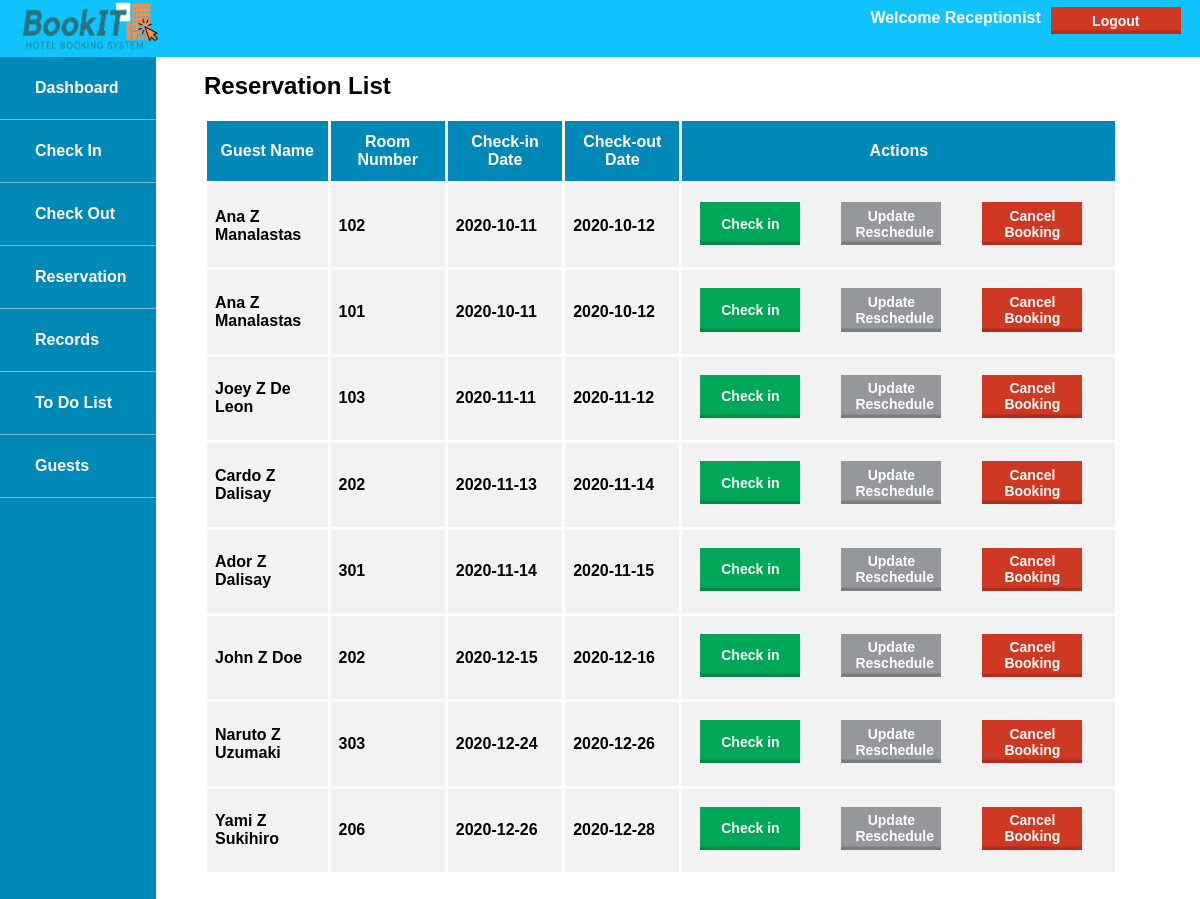
/receptionist_res-list.php, run on the app's committed database.
### tables this page shows
CREATE TABLE Guests(
            guest_id INT NOT NULL AUTO_INCREMENT PRIMARY KEY,
            date_in DATE ,
            date_out DATE ,
            guests_count INT,
            guest_status ENUM ('COMPLETE','INCOMPLETE','CANCELLED') DEFAULT 'INCOMPLETE',
            ID_type ENUM('passport','driver license','PhilHealth','SSS UMID','POSTAL','TIN','SENIOR CITIZEN','OFW','OTHERS'),
            ID_number VARCHAR(100),
            files VARCHAR(100),
            payment_id INT ,                               
            room_id INT ,   
            customer_id INT
        );

CREATE TABLE Rooms(
        room_id INT NOT NULL AUTO_INCREMENT PRIMARY KEY,
        room_status ENUM('Available', 'Used by guest','Maintenance'),
        roomtype_id INT                                                    
    );

### receptionist_res-list.php (the view, shortened to what this page needs)
<!DOCTYPE html>
<html>
    <head>
        <link rel="stylesheet" href="style.css">
    </head>
    <body>
        <header>
        <div id="header">
        <img src="assets/bookIT_Logo.png">
        <div class="right-float">
                <a>
                    <form method="post" action="#">
                        <button class="Logoutbutton" name="logout">Logout</button>
                    </form>
                </a>
            </div>
            <div class="right-float">
                <p>Welcome Receptionist  </p>
            </div>
        </div>
        </header>
        <nav>
            <ul>
                <li id="logoli"><img src="assets/bookIT_Logo.png"></li>
                <li><a href="receptionist_dashboard.php">Dashboard</a></li>
                <li><a href="receptionist_checkin.php">Check In</a></li>
                <li><a href="receptionist_checkout.php">Check Out</a></li>
                <li><a href="receptionist_reservation.php">Reservation</a></li>
                <li><a href="receptionist_records.php">Records</a></li>
                <li><a href="receptionist_toDoList.php">To Do List</a></li>
                <li><a href="receptionist_guests.php">Guests</a></li>
            </ul>
        </nav>
        <div id="content">
            <h2>Reservation List</h2>
            <br>
            <table id="Table">
              <tr>
                <th>Guest Name</th>
                <th>Room<br>Number</th>
                <th>Check-in<br>Date</th>
                <th>Check-out<br>Date</th>
                <th>Actions</th>
              </tr>
<?php
    include 'connection.php';
    $status="COMPLETE";
$sql = "SELECT CONCAT(c.fname,' ',c.MI,' ',c.lname) as name,c.fname as fname,c.MI as mname, c.lname as lname, r.room_id as room_id, g.date_in as date_in, g.date_out as date_out, g.guests_count as numguest, c.phone as phone, c.email as email, g.guest_status as guest_status, s.guest_id as guest_id, c.customer_id as customer_id
    FROM guests g, customers c, rooms r, schedule s
    WHERE g.customer_id = c.customer_id and r.room_id = g.room_id and s.guest_id=g.guest_id
    ORDER BY g.date_in";
    $result = $conn->query($sql);
while($row = $result->fetch_assoc()){
    if($row['guest_status'] != $status){
         echo "<form method='post' action=''><tr>
                <td>".$row['name']."</td>
                <td>".$row['room_id']."</td>
                <td>".$row['date_in']."</td>
                <td>".$row['date_out']."</td>
                <td>
                <span class='grid-container'>
                <button type='submit' name='checkin' ' class='Greenbutton'>Check in</button>
                <button type='submit' name='update'  class='Graybutton'>Update<br>Reschedule</button>
                <button type='submit' name='cancel' class='Checkoutbutton'>Cancel Booking</button>
                </span>
                </td>
                <input type='hidden' name='fname' value='{$row['fname']}'>
                <input type='hidden' name='lname' value='{$row['lname']}'>
                <input type='hidden' name='mname' value='{$row['mname']}'>
                <input type='hidden' name='room_id' value='{$row['room_id']}'>
                <input type='hidden' name='date_in' value='{$row['date_in']}'>
                <input type='hidden' name='date_out' value='{$row['date_out']}'>
                <input type='hidden' name='numguest' value='{$row['numguest']}'>
                <input type='hidden' name='phone' value='{$row['phone']}'>
                <input type='hidden' name='email' value='{$row['email']}'>
                <input type='hidden' name='guest_id' value='{$row['guest_id']}'>
                <input type='hidden' name='customer_id' value='{$row['customer_id']}'>
              </tr></form>";}}
  ?>
            </table>
        </div>
    </body>

### style.css (style rules this page uses)
* { margin: 0; padding: 0; box-sizing: border-box; font-family: 'Montserrat', sans-serif; font-weight: 600; }
#header { padding: 1px 15px; background-color: #11C3FF; color: white; height: 65px; width: 100%; z-index: 999; position: absolute; margin-top: -32px; }
.right-float { float: right; }
.right-float button { margin-top: 1em; }
#header img { height: 65px; width: 145px; }
#header p { margin-top: 1em; padding: 0 10px; }
#content { margin-top: 2%; margin-left: 17%; margin-right: 6.8%; margin-bottom: 2%; padding-top: 4%; }
ul { list-style-type: none; width: 13%; background-color: #0088B6; position: fixed; height: 120%; overflow-x: hidden; margin-top: -36px; z-index: 1; }
#logoli { background-color: #11C3FF; }
li a { padding-top:4px; display: block; color: #fff; padding: 22px 35px; text-decoration: none; font-weight: bold; border-bottom: 1px solid rgba(240, 233, 233, .5); }
#Table { border-collapse: collapse; width: 100%; }
#Table td, #Table th { border: 3px solid #fff; padding: 8px; overflow: hidden; }
#Table tr { background-color: #f2f2f2; }
#Table th { padding-top: 12px; padding-bottom: 12px; text-align: center; background-color: #0088B6; color: white; overflow: hidden; width: 100px; }
button { border: none; color: white; padding:0.4em 1em; text-align: center; text-decoration: none; display: inline-block; font-size: 14px; margin:0 0.3em 0.3em 0; box-shadow:inset 0 -0.6em 0 -0.35em rgba(0,0,0,0.17); font-weight: bold; }
.Greenbutton { background-color: #00A757; border: none; color: white; padding:0.4em 1em; text-align: center; text-decoration: none; display: inline-block; font-size: 14px; margin:0 0.3em 0.3em 0; box-shadow:inset 0 -0.6em 0 -0.35em rgba(0,0,0,0.17); font-weight: bold; white-space: normal; -webkit-appearance: none; width: 100px; }
.Graybutton { background-color: #94989B; border: none; color: white; padding:0.4em 1em; text-align: center; text-decoration: none; display: inline-block; font-size: 14px; margin:0 0.3em 0.3em 0; box-shadow:inset 0 -0.6em 0 -0.35em rgba(0,0,0,0.17); font-weight: bold; white-space: normal; -webkit-appearance: none; width: 100px; }
.Logoutbutton { background-color: #CF3823; border: none; color: white; padding:0.4em 1em; text-align: center; text-decoration: none; display: inline-block; font-size: 14px; margin:0 0.3em 0.3em 0; box-shadow:inset 0 -0.6em 0 -0.35em rgba(0,0,0,0.17); font-weight: bold; white-space: normal; -webkit-appearance: none; width: 130px; }
.Checkoutbutton { background-color: #CF3823; border: none; color: white; padding:0.4em 1em; text-align: center; text-decoration: none; display: inline-block; font-size: 14px; margin:0 0.3em 0.3em 0; box-shadow:inset 0 -0.6em 0 -0.35em rgba(0,0,0,0.17); font-weight: bold; white-space: normal; -webkit-appearance: none; width: 100px; }

### receptionist_res-list.php (style rules this page uses)
.grid-container { display: grid; grid-template-columns: 33% 33% 33%; grid-gap: 10px; padding: 10px; }
button, input[type=submit] { border: none; padding:10px; text-decoration: initial; display: initial; font-size: initial; margin:initial; font-weight: initial; white-space: initial; -webkit-appearance: initial; width: initial; }

### data on the page
guests: name "Ana Z Manalastas", room.room_id "102", date_in "2020-10-11", date_out "2020-10-12"
guests: name "Ana Z Manalastas", room.room_id "101", date_in "2020-10-11", date_out "2020-10-12"
guests: name "Joey Z De Leon", room.room_id "103", date_in "2020-11-11", date_out "2020-11-12"
guests: name "Cardo Z Dalisay", room.room_id "202", date_in "2020-11-13", date_out "2020-11-14"
guests: name "Ador Z Dalisay", room.room_id "301", date_in "2020-11-14", date_out "2020-11-15"
guests: name "John Z Doe", room.room_id "202", date_in "2020-12-15", date_out "2020-12-16"
guests: name "Naruto Z Uzumaki", room.room_id "303", date_in "2020-12-24", date_out "2020-12-26"
guests: name "Yami Z Sukihiro", room.room_id "206", date_in "2020-12-26", date_out "2020-12-28"
